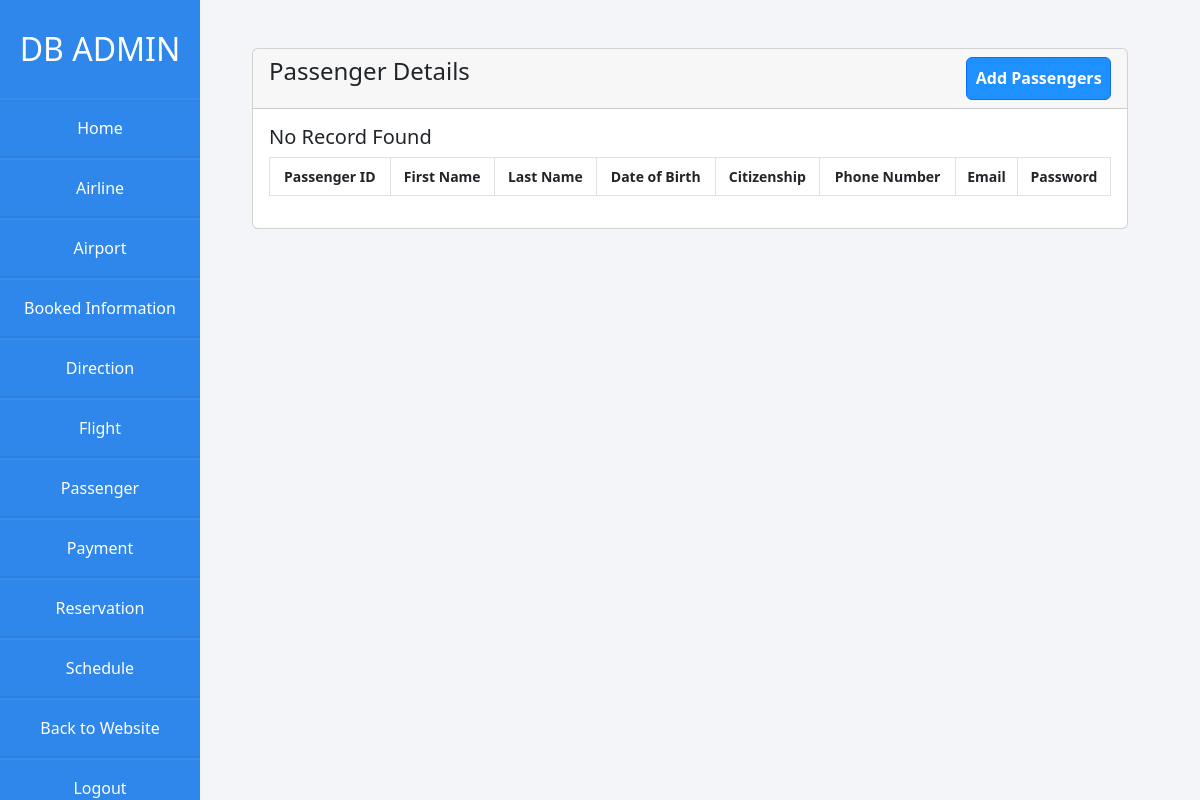
The page /Airlines/admin/passenger.php on the database as committed earlier.
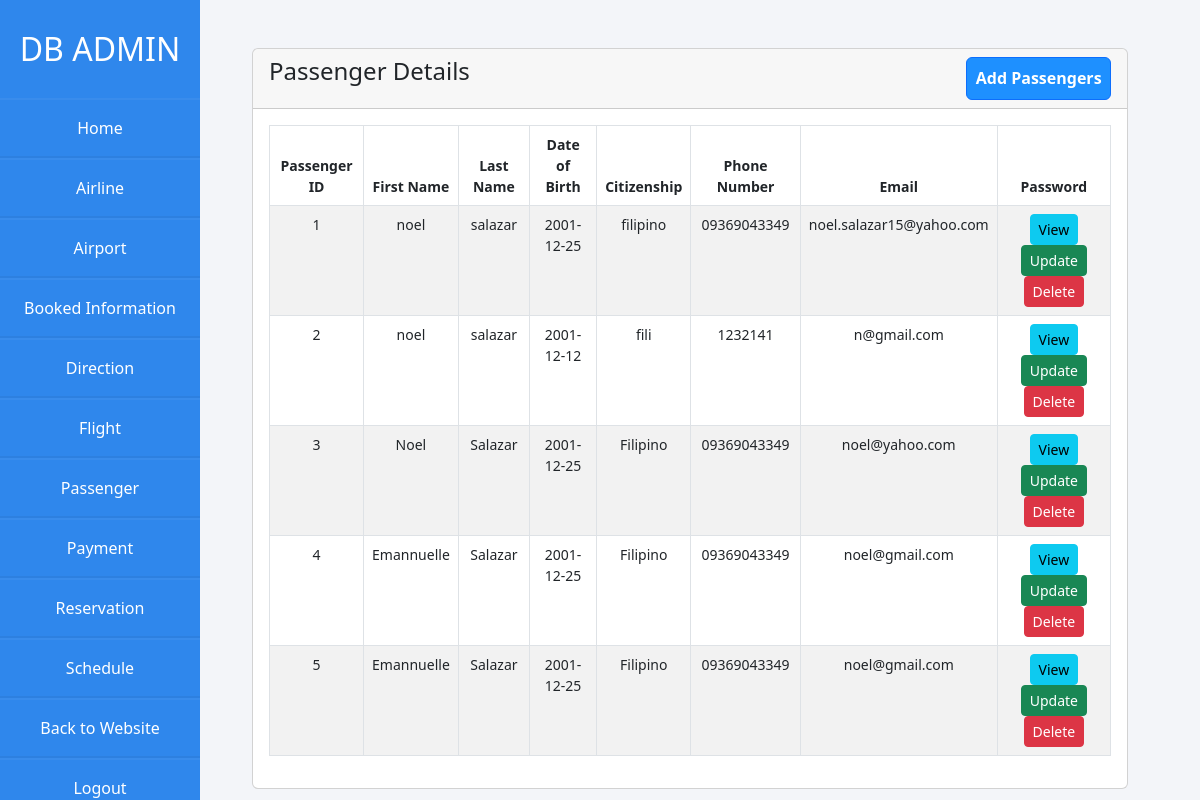
The same page on the database as committed later.
### tables this page shows
CREATE TABLE `passenger` (
  `passenger_id` int(10) NOT NULL,
  `first_name` varchar(50) NOT NULL,
  `last_name` varchar(50) NOT NULL,
  `date_of_birth` date NOT NULL,
  `citizenship` varchar(20) NOT NULL,
  `p_number` varchar(20) NOT NULL,
  `email` varchar(50) NOT NULL
);

### Airlines/admin/passenger.php (the view, shortened to what this page needs)
<?php
require 'dbcon.php';
?>
<!doctype html>
<html lang="en">
<head>
  <link href="https://cdn.jsdelivr.net/npm/bootstrap@5.2.0-beta1/dist/css/bootstrap.min.css" rel="stylesheet">
  <link rel="stylesheet" href="css/styles.css">
</head>
<body>
  <div class="wrapper">
    <div class="sidebar">
      <h2>DB Admin</h2>
      <li><a href="admin.php">Home</a></li>
      <li><a href="airline.php">Airline</a></li>
      <li><a href="airport.php">Airport</a></li>
      <li><a href="booked-information.php">Booked Information</a></li>
      <li><a href="direction.php">Direction</a></li>
      <li><a href="flight.php">Flight</a></li>
      <li><a href="passenger.php">Passenger</a></li>
      <li><a href="payment.php">Payment</a></li>
      <li><a href="reservation.php">Reservation</a></li>
      <li><a href="schedule.php">Schedule</a></li>
      <li><a href="../home.php"> Back to Website</a></li>
      <li><a href="logout-admin.php"> Logout</a></li>
    </div>
  </div>
  <div class="container mt-5">
    <div class="row">
      <div class="col-md-12">
        <div class="card">
          <div class="card-header">
            <h4>Passenger Details
              <a href="passenger-create.php" class="btn btn-primary float-end">Add Passengers</a>
            </h4>
          </div>
          <div class="card-body">
            <table class="table table-bordered table-striped">
              <thead>
                <tr>
                  <th>Passenger ID</th>
                  <th>First Name</th>
                  <th>Last Name</th>
                  <th>Date of Birth</th>
                  <th>Citizenship</th>
                  <th>Phone Number</th>
                  <th>Email</th>
                  <th>Password</th>
                </tr>
              </thead>
              <tbody>
                <?php
                $query = "SELECT * FROM passenger";
                $query_run = mysqli_query($con, $query);
                if (mysqli_num_rows($query_run) > 0) {
                  foreach ($query_run as $passenger) {
                ?>
                    <tr>
                      <td><?= $passenger['passenger_id']; ?></td>
                      <td><?= $passenger['first_name']; ?></td>
                      <td><?= $passenger['last_name']; ?></td>
                      <td><?= $passenger['date_of_birth']; ?></td>
                      <td><?= $passenger['citizenship']; ?></td>
                      <td><?= $passenger['p_number']; ?></td>
                      <td><?= $passenger['email']; ?></td>
                      <td>
                        <a href="passenger-view.php?passenger_id=<?= $passenger['passenger_id']; ?>" class="btn btn-info btn-sm">View</a>
                        <a href="passenger-update.php?passenger_id=<?= $passenger['passenger_id']; ?>" class="btn btn-success btn-sm">Update</a>
                        <form action="code.php" method='POST' class="d-inline">
                          <button type="submit" name="delete_passenger" value="<?= $passenger['passenger_id']; ?>" class="btn btn-danger btn-sm">Delete</a>
                        </form>
                      </td>
                    </tr>
                <?php
                  }
                } else {
                  echo '<h5>No Record Found </h5>';
                }
                ?>
              </tbody>
            </table>
          </div>
        </div>
      </div>
    </div>
  </div>
</body>
</html>

### Airlines/admin/css/styles.css (style rules this page uses)
* { margin: 0; padding: 0; box-sizing: border-box; list-style: none; text-decoration: none; }
body { background: #f3f5f9; min-width: 960px; }
.wrapper { width: 20%; min-width: 200px; max-width: 250px; display: flex; position: relative; }
.container { max-width: 75%; margin-left: 20%; }
.wrapper .sidebar { position: fixed; width: 200px; height: 100%; background: rgb(47, 135, 236); padding: 30px 0; overflow-x: scroll; overflow-y: none; }
.wrapper .sidebar h2 { color: #fff; text-transform: uppercase; text-align: center; margin-bottom: 30px; }
.wrapper .sidebar li { padding: 1rem; border-bottom: 2.5px solid rgba(0, 0, 0, 0.05); border-top: 2.5px solid rgba(225, 225, 225, 0.05); }
.wrapper .sidebar li a { color: #fff; display: block; text-align: center; list-style: none; text-decoration: none; }
.row { --bs-gutter-x: 1.5rem; --bs-gutter-y: 0; display: flex; flex-wrap: wrap; margin-top: calc(-1 * var(--bs-gutter-y)); margin-right: calc(-.5 * var(--bs-gutter-x)); }
.card-header { padding: var(--bs-card-cap-padding-y) var(--bs-card-cap-padding-x); margin-bottom: 0; color: var(--bs-card-cap-color); background-color: var(--bs-card-cap-bg); border-bottom: var(--bs-card-border-width) solid var(--bs-card-border-color); }
.table { --bs-table-color: var(--bs-body-color); --bs-table-bg: transparent; --bs-table-border-color: var(--bs-border-color); --bs-table-accent-bg: transparent; --bs-table-striped-color: var(--bs-body-color); --bs-table-striped-bg: rgba(0, 0, 0, 0.05); --bs-table-active-color: var(--bs-body-color); --bs-table-active-bg: rgba(0, 0, 0, 0.1); --bs-table-hover-color: var(--bs-body-color); --bs-table-hover-bg: rgba(0, 0, 0, 0.075); width: 100%; font-size: 14px; text-align: center; margin-bottom: 1rem; color: var(--bs-table-color); vertical-align: top; border-color: var(--bs-table-border-color); }
.btn-primary { background-color: #1e90ff; padding: 1%; color: white; text-decoration: none; font-weight: bold; }

Rows that differ between the two databases and show on the page:
added passenger: passenger_id "1", first_name "noel", last_name "salazar", date_of_birth "2001-12-25", citizenship "filipino", p_number "09369043349", email "noel.salazar15@yahoo.com"
added passenger: passenger_id "2", first_name "noel", last_name "salazar", date_of_birth "2001-12-12", citizenship "fili", p_number "1232141", email "n@gmail.com"
added passenger: passenger_id "3", first_name "Noel", last_name "Salazar", date_of_birth "2001-12-25", citizenship "Filipino", p_number "09369043349", email "noel@yahoo.com"
added passenger: passenger_id "4", first_name "Emannuelle", last_name "Salazar", date_of_birth "2001-12-25", citizenship "Filipino", p_number "09369043349", email "noel@gmail.com"
added passenger: passenger_id "5", first_name "Emannuelle", last_name "Salazar", date_of_birth "2001-12-25", citizenship "Filipino", p_number "09369043349", email "noel@gmail.com"
Other text that changed with them:
text no longer shown: "No Record Found"
